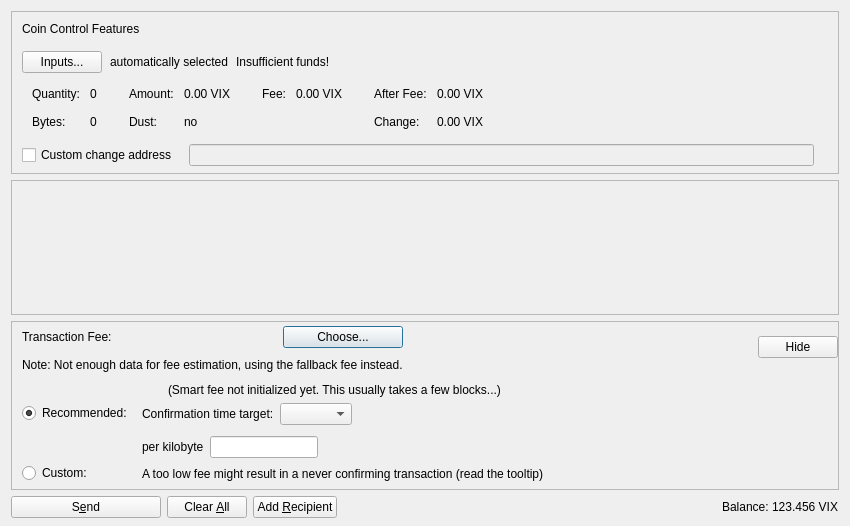
<?xml version="1.0" encoding="UTF-8"?>
<ui version="4.0">
 <class>SendCoinsDialog</class>
 <widget class="QDialog" name="SendCoinsDialog">
  <property name="geometry">
   <rect>
    <x>0</x>
    <y>0</y>
    <width>850</width>
    <height>526</height>
   </rect>
  </property>
  <property name="windowTitle">
   <string>Send Coins</string>
  </property>
  <layout class="QVBoxLayout" name="verticalLayout" stretch="0,1,0,0">
   <property name="bottomMargin">
    <number>8</number>
   </property>
   <item>
    <widget class="QFrame" name="frameCoinControl">
     <property name="sizePolicy">
      <sizepolicy hsizetype="Expanding" vsizetype="Expanding">
       <horstretch>0</horstretch>
       <verstretch>0</verstretch>
      </sizepolicy>
     </property>
     <property name="maximumSize">
      <size>
       <width>16777215</width>
       <height>16777215</height>
      </size>
     </property>
     <property name="frameShape">
      <enum>QFrame::StyledPanel</enum>
     </property>
     <property name="frameShadow">
      <enum>QFrame::Sunken</enum>
     </property>
     <layout class="QVBoxLayout" name="verticalLayoutCoinControl2">
      <property name="spacing">
       <number>0</number>
      </property>
      <property name="leftMargin">
       <number>0</number>
      </property>
      <property name="topMargin">
       <number>0</number>
      </property>
      <property name="rightMargin">
       <number>0</number>
      </property>
      <property name="bottomMargin">
       <number>6</number>
      </property>
      <item>
       <layout class="QVBoxLayout" name="verticalLayoutCoinControl" stretch="0,0,0,0,1">
        <property name="spacing">
         <number>0</number>
        </property>
        <property name="leftMargin">
         <number>10</number>
        </property>
        <property name="topMargin">
         <number>10</number>
        </property>
        <item>
         <layout class="QHBoxLayout" name="horizontalLayoutCoinControl1">
          <property name="bottomMargin">
           <number>15</number>
          </property>
          <item>
           <widget class="QLabel" name="labelCoinControlFeatures">
            <property name="sizePolicy">
             <sizepolicy hsizetype="Preferred" vsizetype="Maximum">
              <horstretch>0</horstretch>
              <verstretch>0</verstretch>
             </sizepolicy>
            </property>
            <property name="text">
             <string>Coin Control Features</string>
            </property>
           </widget>
          </item>
         </layout>
        </item>
        <item>
         <layout class="QHBoxLayout" name="horizontalLayoutCoinControl2" stretch="0,0,0,0">
          <property name="spacing">
           <number>8</number>
          </property>
          <property name="bottomMargin">
           <number>10</number>
          </property>
          <item>
           <widget class="QPushButton" name="pushButtonCoinControl">
            <property name="styleSheet">
             <string notr="true"/>
            </property>
            <property name="text">
             <string>Inputs...</string>
            </property>
            <property name="autoDefault">
             <bool>false</bool>
            </property>
           </widget>
          </item>
          <item>
           <widget class="QLabel" name="labelCoinControlAutomaticallySelected">
            <property name="text">
             <string>automatically selected</string>
            </property>
            <property name="margin">
             <number>5</number>
            </property>
           </widget>
          </item>
          <item>
           <widget class="QLabel" name="labelCoinControlInsuffFunds">
            <property name="text">
             <string>Insufficient funds!</string>
            </property>
            <property name="margin">
             <number>5</number>
            </property>
           </widget>
          </item>
          <item>
           <spacer name="horizontalSpacerCoinControl">
            <property name="orientation">
             <enum>Qt::Horizontal</enum>
            </property>
            <property name="sizeHint" stdset="0">
             <size>
              <width>40</width>
              <height>1</height>
             </size>
            </property>
           </spacer>
          </item>
         </layout>
        </item>
        <item>
         <widget class="QWidget" name="widgetCoinControl" native="true">
          <property name="sizePolicy">
           <sizepolicy hsizetype="Preferred" vsizetype="Preferred">
            <horstretch>0</horstretch>
            <verstretch>0</verstretch>
           </sizepolicy>
          </property>
          <property name="minimumSize">
           <size>
            <width>0</width>
            <height>0</height>
           </size>
          </property>
          <property name="styleSheet">
           <string notr="true"/>
          </property>
          <layout class="QHBoxLayout" name="horizontalLayoutCoinControl5">
           <property name="leftMargin">
            <number>0</number>
           </property>
           <property name="topMargin">
            <number>0</number>
           </property>
           <property name="rightMargin">
            <number>0</number>
           </property>
           <property name="bottomMargin">
            <number>0</number>
           </property>
           <item>
            <layout class="QHBoxLayout" name="horizontalLayoutCoinControl3" stretch="0,0,0,1">
             <property name="spacing">
              <number>20</number>
             </property>
             <property name="topMargin">
              <number>0</number>
             </property>
             <property name="bottomMargin">
              <number>10</number>
             </property>
             <item>
              <layout class="QFormLayout" name="formLayoutCoinControl1">
               <property name="horizontalSpacing">
                <number>10</number>
               </property>
               <property name="verticalSpacing">
                <number>14</number>
               </property>
               <property name="leftMargin">
                <number>10</number>
               </property>
               <property name="topMargin">
                <number>4</number>
               </property>
               <property name="rightMargin">
                <number>6</number>
               </property>
               <item row="0" column="0">
                <widget class="QLabel" name="labelCoinControlQuantityText">
                 <property name="text">
                  <string>Quantity:</string>
                 </property>
                 <property name="margin">
                  <number>0</number>
                 </property>
                </widget>
               </item>
               <item row="0" column="1">
                <widget class="QLabel" name="labelCoinControlQuantity">
                 <property name="cursor">
                  <cursorShape>IBeamCursor</cursorShape>
                 </property>
                 <property name="contextMenuPolicy">
                  <enum>Qt::ActionsContextMenu</enum>
                 </property>
                 <property name="text">
                  <string notr="true">0</string>
                 </property>
                 <property name="margin">
                  <number>0</number>
                 </property>
                 <property name="textInteractionFlags">
                  <set>Qt::LinksAccessibleByMouse|Qt::TextSelectableByKeyboard|Qt::TextSelectableByMouse</set>
                 </property>
                </widget>
               </item>
               <item row="1" column="0">
                <widget class="QLabel" name="labelCoinControlBytesText">
                 <property name="text">
                  <string>Bytes:</string>
                 </property>
                </widget>
               </item>
               <item row="1" column="1">
                <widget class="QLabel" name="labelCoinControlBytes">
                 <property name="cursor">
                  <cursorShape>IBeamCursor</cursorShape>
                 </property>
                 <property name="contextMenuPolicy">
                  <enum>Qt::ActionsContextMenu</enum>
                 </property>
                 <property name="text">
                  <string notr="true">0</string>
                 </property>
                 <property name="textInteractionFlags">
                  <set>Qt::LinksAccessibleByMouse|Qt::TextSelectableByKeyboard|Qt::TextSelectableByMouse</set>
                 </property>
                </widget>
               </item>
              </layout>
             </item>
             <item>
              <layout class="QFormLayout" name="formLayoutCoinControl2">
               <property name="horizontalSpacing">
                <number>10</number>
               </property>
               <property name="verticalSpacing">
                <number>14</number>
               </property>
               <property name="leftMargin">
                <number>6</number>
               </property>
               <property name="topMargin">
                <number>4</number>
               </property>
               <property name="rightMargin">
                <number>6</number>
               </property>
               <item row="0" column="0">
                <widget class="QLabel" name="labelCoinControlAmountText">
                 <property name="text">
                  <string>Amount:</string>
                 </property>
                 <property name="margin">
                  <number>0</number>
                 </property>
                </widget>
               </item>
               <item row="0" column="1">
                <widget class="QLabel" name="labelCoinControlAmount">
                 <property name="cursor">
                  <cursorShape>IBeamCursor</cursorShape>
                 </property>
                 <property name="contextMenuPolicy">
                  <enum>Qt::ActionsContextMenu</enum>
                 </property>
                 <property name="text">
                  <string notr="true">0.00 VIX</string>
                 </property>
                 <property name="textInteractionFlags">
                  <set>Qt::LinksAccessibleByMouse|Qt::TextSelectableByKeyboard|Qt::TextSelectableByMouse</set>
                 </property>
                </widget>
               </item>
               <item row="1" column="0">
                <widget class="QLabel" name="labelCoinControlLowOutputText">
                 <property name="text">
                  <string>Dust:</string>
                 </property>
                </widget>
               </item>
               <item row="1" column="1">
                <widget class="QLabel" name="labelCoinControlLowOutput">
                 <property name="cursor">
                  <cursorShape>IBeamCursor</cursorShape>
                 </property>
                 <property name="contextMenuPolicy">
                  <enum>Qt::ActionsContextMenu</enum>
                 </property>
                 <property name="text">
                  <string notr="true">no</string>
                 </property>
                 <property name="textInteractionFlags">
                  <set>Qt::LinksAccessibleByMouse|Qt::TextSelectableByKeyboard|Qt::TextSelectableByMouse</set>
                 </property>
                </widget>
               </item>
              </layout>
             </item>
             <item>
              <layout class="QFormLayout" name="formLayoutCoinControl3">
               <property name="horizontalSpacing">
                <number>10</number>
               </property>
               <property name="verticalSpacing">
                <number>14</number>
               </property>
               <property name="leftMargin">
                <number>6</number>
               </property>
               <property name="topMargin">
                <number>4</number>
               </property>
               <property name="rightMargin">
                <number>6</number>
               </property>
               <item row="0" column="0">
                <widget class="QLabel" name="labelCoinControlFeeText">
                 <property name="text">
                  <string>Fee:</string>
                 </property>
                 <property name="margin">
                  <number>0</number>
                 </property>
                </widget>
               </item>
               <item row="0" column="1">
                <widget class="QLabel" name="labelCoinControlFee">
                 <property name="cursor">
                  <cursorShape>IBeamCursor</cursorShape>
                 </property>
                 <property name="contextMenuPolicy">
                  <enum>Qt::ActionsContextMenu</enum>
                 </property>
                 <property name="text">
                  <string notr="true">0.00 VIX</string>
                 </property>
                 <property name="textInteractionFlags">
                  <set>Qt::LinksAccessibleByMouse|Qt::TextSelectableByKeyboard|Qt::TextSelectableByMouse</set>
                 </property>
                </widget>
               </item>
              </layout>
             </item>
             <item>
              <layout class="QFormLayout" name="formLayoutCoinControl4">
               <property name="horizontalSpacing">
                <number>10</number>
               </property>
               <property name="verticalSpacing">
                <number>14</number>
               </property>
               <property name="leftMargin">
                <number>6</number>
               </property>
               <property name="topMargin">
                <number>4</number>
               </property>
               <property name="rightMargin">
                <number>6</number>
               </property>
               <item row="0" column="0">
                <widget class="QLabel" name="labelCoinControlAfterFeeText">
                 <property name="text">
                  <string>After Fee:</string>
                 </property>
                 <property name="margin">
                  <number>0</number>
                 </property>
                </widget>
               </item>
               <item row="0" column="1">
                <widget class="QLabel" name="labelCoinControlAfterFee">
                 <property name="cursor">
                  <cursorShape>IBeamCursor</cursorShape>
                 </property>
                 <property name="contextMenuPolicy">
                  <enum>Qt::ActionsContextMenu</enum>
                 </property>
                 <property name="text">
                  <string notr="true">0.00 VIX</string>
                 </property>
                 <property name="textInteractionFlags">
                  <set>Qt::LinksAccessibleByMouse|Qt::TextSelectableByKeyboard|Qt::TextSelectableByMouse</set>
                 </property>
                </widget>
               </item>
               <item row="1" column="0">
                <widget class="QLabel" name="labelCoinControlChangeText">
                 <property name="text">
                  <string>Change:</string>
                 </property>
                </widget>
               </item>
               <item row="1" column="1">
                <widget class="QLabel" name="labelCoinControlChange">
                 <property name="cursor">
                  <cursorShape>IBeamCursor</cursorShape>
                 </property>
                 <property name="contextMenuPolicy">
                  <enum>Qt::ActionsContextMenu</enum>
                 </property>
                 <property name="text">
                  <string notr="true">0.00 VIX</string>
                 </property>
                 <property name="textInteractionFlags">
                  <set>Qt::LinksAccessibleByMouse|Qt::TextSelectableByKeyboard|Qt::TextSelectableByMouse</set>
                 </property>
                </widget>
               </item>
              </layout>
             </item>
            </layout>
           </item>
          </layout>
         </widget>
        </item>
        <item>
         <layout class="QHBoxLayout" name="horizontalLayoutCoinControl4" stretch="0,0,0">
          <property name="spacing">
           <number>12</number>
          </property>
          <property name="sizeConstraint">
           <enum>QLayout::SetDefaultConstraint</enum>
          </property>
          <property name="topMargin">
           <number>5</number>
          </property>
          <property name="rightMargin">
           <number>5</number>
          </property>
          <item>
           <widget class="QCheckBox" name="checkBoxCoinControlChange">
            <property name="toolTip">
             <string>If this is activated, but the change address is empty or invalid, change will be sent to a newly generated address.</string>
            </property>
            <property name="text">
             <string>Custom change address</string>
            </property>
           </widget>
          </item>
          <item>
           <widget class="QValidatedLineEdit" name="lineEditCoinControlChange">
            <property name="enabled">
             <bool>false</bool>
            </property>
            <property name="sizePolicy">
             <sizepolicy hsizetype="Expanding" vsizetype="Fixed">
              <horstretch>0</horstretch>
              <verstretch>0</verstretch>
             </sizepolicy>
            </property>
           </widget>
          </item>
          <item>
           <widget class="QLabel" name="labelCoinControlChangeLabel">
            <property name="sizePolicy">
             <sizepolicy hsizetype="Preferred" vsizetype="Expanding">
              <horstretch>0</horstretch>
              <verstretch>0</verstretch>
             </sizepolicy>
            </property>
            <property name="minimumSize">
             <size>
              <width>0</width>
              <height>0</height>
             </size>
            </property>
            <property name="text">
             <string/>
            </property>
            <property name="margin">
             <number>3</number>
            </property>
           </widget>
          </item>
         </layout>
        </item>
        <item>
         <spacer name="verticalSpacerCoinControl">
          <property name="orientation">
           <enum>Qt::Vertical</enum>
          </property>
          <property name="sizeHint" stdset="0">
           <size>
            <width>800</width>
            <height>1</height>
           </size>
          </property>
         </spacer>
        </item>
       </layout>
      </item>
     </layout>
    </widget>
   </item>
   <item>
    <widget class="QScrollArea" name="scrollArea">
     <property name="widgetResizable">
      <bool>true</bool>
     </property>
     <widget class="QWidget" name="scrollAreaWidgetContents">
      <property name="geometry">
       <rect>
        <x>0</x>
        <y>0</y>
        <width>830</width>
        <height>104</height>
       </rect>
      </property>
      <layout class="QVBoxLayout" name="verticalLayout_2" stretch="0,1">
       <property name="leftMargin">
        <number>0</number>
       </property>
       <property name="topMargin">
        <number>0</number>
       </property>
       <property name="rightMargin">
        <number>0</number>
       </property>
       <property name="bottomMargin">
        <number>0</number>
       </property>
       <item>
        <layout class="QVBoxLayout" name="entries">
         <property name="spacing">
          <number>6</number>
         </property>
        </layout>
       </item>
       <item>
        <spacer name="verticalSpacer">
         <property name="orientation">
          <enum>Qt::Vertical</enum>
         </property>
         <property name="sizeHint" stdset="0">
          <size>
           <width>20</width>
           <height>40</height>
          </size>
         </property>
        </spacer>
       </item>
      </layout>
     </widget>
    </widget>
   </item>
   <item>
    <widget class="QFrame" name="frameFee">
     <property name="sizePolicy">
      <sizepolicy hsizetype="Expanding" vsizetype="Expanding">
       <horstretch>0</horstretch>
       <verstretch>0</verstretch>
      </sizepolicy>
     </property>
     <property name="maximumSize">
      <size>
       <width>16777215</width>
       <height>16777215</height>
      </size>
     </property>
     <property name="frameShape">
      <enum>QFrame::StyledPanel</enum>
     </property>
     <property name="frameShadow">
      <enum>QFrame::Sunken</enum>
     </property>
     <layout class="QVBoxLayout" name="verticalLayoutFee1">
      <property name="spacing">
       <number>0</number>
      </property>
      <property name="leftMargin">
       <number>0</number>
      </property>
      <property name="topMargin">
       <number>0</number>
      </property>
      <property name="rightMargin">
       <number>0</number>
      </property>
      <property name="bottomMargin">
       <number>0</number>
      </property>
      <item>
       <layout class="QVBoxLayout" name="verticalLayoutFee2" stretch="0,0,0">
        <property name="spacing">
         <number>0</number>
        </property>
        <property name="leftMargin">
         <number>10</number>
        </property>
        <property name="topMargin">
         <number>0</number>
        </property>
        <item>
         <layout class="QHBoxLayout" name="horizontalLayoutFee1">
          <property name="bottomMargin">
           <number>0</number>
          </property>
          <item>
           <layout class="QVBoxLayout" name="verticalLayoutFee7">
            <property name="spacing">
             <number>0</number>
            </property>
            <item>
             <spacer name="verticalSpacerSmartFee">
              <property name="orientation">
               <enum>Qt::Vertical</enum>
              </property>
              <property name="sizeType">
               <enum>QSizePolicy::Fixed</enum>
              </property>
              <property name="sizeHint" stdset="0">
               <size>
                <width>1</width>
                <height>4</height>
               </size>
              </property>
             </spacer>
            </item>
            <item>
             <layout class="QHBoxLayout" name="horizontalLayoutSmartFee">
              <property name="spacing">
               <number>10</number>
              </property>
              <item>
               <widget class="QLabel" name="labelFeeHeadline">
                <property name="sizePolicy">
                 <sizepolicy hsizetype="Preferred" vsizetype="Maximum">
                  <horstretch>0</horstretch>
                  <verstretch>0</verstretch>
                 </sizepolicy>
                </property>
                <property name="text">
                 <string>Transaction Fee:</string>
                </property>
               </widget>
              </item>
              <item>
               <widget class="QLabel" name="labelFeeMinimized">
                <property name="text">
                 <string/>
                </property>
               </widget>
              </item>
              <item>
               <widget class="QPushButton" name="buttonChooseFee">
                <property name="text">
                 <string>Choose...</string>
                </property>
               </widget>
              </item>
             </layout>
            </item>
            <item>
             <spacer name="verticalSpacer_7">
              <property name="orientation">
               <enum>Qt::Vertical</enum>
              </property>
              <property name="sizeHint" stdset="0">
               <size>
                <width>1</width>
                <height>10</height>
               </size>
              </property>
             </spacer>
            </item>
            <item>
             <widget class="QLabel" name="fallbackFeeWarningLabel">
              <property name="toolTip">
               <string>Using the fallbackfee can result in sending a transaction that will take several hours or days (or never) to confirm. Consider choosing your fee manually or wait until you have validated the complete chain.</string>
              </property>
              <property name="text">
               <string>Note: Not enough data for fee estimation, using the fallback fee instead.</string>
              </property>
              <property name="wordWrap">
               <bool>false</bool>
              </property>
             </widget>
            </item>
            <item>
             <spacer name="verticalSpacer_5">
              <property name="orientation">
               <enum>Qt::Vertical</enum>
              </property>
              <property name="sizeHint" stdset="0">
               <size>
                <width>1</width>
                <height>1</height>
               </size>
              </property>
             </spacer>
            </item>
           </layout>
          </item>
          <item>
           <spacer name="horizontalSpacer_4">
            <property name="orientation">
             <enum>Qt::Horizontal</enum>
            </property>
            <property name="sizeHint" stdset="0">
             <size>
              <width>1</width>
              <height>1</height>
             </size>
            </property>
           </spacer>
          </item>
          <item>
           <widget class="QPushButton" name="buttonMinimizeFee">
            <property name="toolTip">
             <string>Hide transaction fee settings</string>
            </property>
            <property name="text">
             <string>Hide</string>
            </property>
           </widget>
          </item>
         </layout>
        </item>
        <item>
         <widget class="QFrame" name="frameFeeSelection">
          <layout class="QVBoxLayout" name="verticalLayoutFee12">
           <property name="spacing">
            <number>0</number>
           </property>
           <property name="leftMargin">
            <number>0</number>
           </property>
           <property name="topMargin">
            <number>0</number>
           </property>
           <property name="rightMargin">
            <number>0</number>
           </property>
           <property name="bottomMargin">
            <number>0</number>
           </property>
           <item>
            <layout class="QGridLayout" name="gridLayoutFee">
             <property name="topMargin">
              <number>10</number>
             </property>
             <property name="bottomMargin">
              <number>4</number>
             </property>
             <property name="horizontalSpacing">
              <number>10</number>
             </property>
             <property name="verticalSpacing">
              <number>4</number>
             </property>
             <item row="1" column="1">
              <layout class="QVBoxLayout" name="verticalLayoutFee8">
               <property name="spacing">
                <number>6</number>
               </property>
               <property name="topMargin">
                <number>3</number>
               </property>
               <item>
                <layout class="QHBoxLayout" name="horizontalLayoutFee13" stretch="0,0,1">
                 <item>
                  <widget class="QLabel" name="labelCustomPerKilobyte">
                   <property name="toolTip">
                    <string>If the custom fee is set to 1000 VIXELCOIN and the transaction is only 250 bytes, then &quot;per kilobyte&quot; only pays 250 VIXELCOIN in fee,&lt;br /&gt;while &quot;at least&quot; pays 1000 VIXELCOIN. For transactions bigger than a kilobyte both pay by kilobyte.</string>
                   </property>
                   <property name="text">
                    <string>per kilobyte</string>
                   </property>
                  </widget>
                 </item>
                 <item>
                  <widget class="BitcoinAmountField" name="customFee"/>
                 </item>
                 <item>
                  <spacer name="horizontalSpacer_6">
                   <property name="orientation">
                    <enum>Qt::Horizontal</enum>
                   </property>
                   <property name="sizeHint" stdset="0">
                    <size>
                     <width>1</width>
                     <height>1</height>
                    </size>
                   </property>
                  </spacer>
                 </item>
                </layout>
               </item>
               <item>
                <layout class="QHBoxLayout" name="horizontalLayoutFee8">
                 <item>
                  <widget class="QLabel" name="labelCustomFeeWarning">
                   <property name="enabled">
                    <bool>true</bool>
                   </property>
                   <property name="toolTip">
                    <string>When there is less transaction volume than space in the blocks, miners as well as relaying nodes may enforce a minimum fee. Paying only this minimum fee is just fine, but be aware that this can result in a never confirming transaction once there is more demand for vixel transactions than the network can process.</string>
                   </property>
                   <property name="text">
                    <string>A too low fee might result in a never confirming transaction (read the tooltip)</string>
                   </property>
                  </widget>
                 </item>
                 <item>
                  <spacer name="horizontalSpacer_2">
                   <property name="orientation">
                    <enum>Qt::Horizontal</enum>
                   </property>
                   <property name="sizeHint" stdset="0">
                    <size>
                     <width>1</width>
                     <height>1</height>
                    </size>
                   </property>
                  </spacer>
                 </item>
                </layout>
               </item>
              </layout>
             </item>
             <item row="0" column="0">
              <layout class="QVBoxLayout" name="verticalLayoutFee4" stretch="0,1">
               <property name="topMargin">
                <number>20</number>
               </property>
               <property name="bottomMargin">
                <number>3</number>
               </property>
               <item>
                <widget class="QRadioButton" name="radioSmartFee">
                 <property name="text">
                  <string>Recommended:</string>
                 </property>
                 <property name="checked">
                  <bool>true</bool>
                 </property>
                 <attribute name="buttonGroup">
                  <string notr="true">groupFee</string>
                 </attribute>
                </widget>
               </item>
               <item>
                <spacer name="verticalSpacer_2">
                 <property name="orientation">
                  <enum>Qt::Vertical</enum>
                 </property>
                 <property name="sizeHint" stdset="0">
                  <size>
                   <width>1</width>
                   <height>1</height>
                  </size>
                 </property>
                </spacer>
               </item>
              </layout>
             </item>
             <item row="1" column="0">
              <layout class="QVBoxLayout" name="verticalLayoutFee9" stretch="0,1">
               <property name="topMargin">
                <number>30</number>
               </property>
               <item>
                <widget class="QRadioButton" name="radioCustomFee">
                 <property name="text">
                  <string>Custom:</string>
                 </property>
                 <attribute name="buttonGroup">
                  <string notr="true">groupFee</string>
                 </attribute>
                </widget>
               </item>
               <item>
                <spacer name="verticalSpacer_6">
                 <property name="orientation">
                  <enum>Qt::Vertical</enum>
                 </property>
                 <property name="sizeHint" stdset="0">
                  <size>
                   <width>1</width>
                   <height>1</height>
                  </size>
                 </property>
                </spacer>
               </item>
              </layout>
             </item>
             <item row="0" column="1">
              <layout class="QVBoxLayout" name="verticalLayoutFee3" stretch="0,0,1">
               <property name="spacing">
                <number>6</number>
               </property>
               <property name="topMargin">
                <number>0</number>
               </property>
               <property name="bottomMargin">
                <number>3</number>
               </property>
               <item>
                <layout class="QHBoxLayout" name="horizontalLayoutFee12">
                 <item>
                  <widget class="QLabel" name="labelSmartFee">
                   <property name="text">
                    <string/>
                   </property>
                  </widget>
                 </item>
                 <item>
                  <widget class="QLabel" name="labelFeeEstimation">
                   <property name="text">
                    <string/>
                   </property>
                  </widget>
                 </item>
                 <item>
                  <widget class="QLabel" name="labelSmartFee2">
                   <property name="text">
                    <string>(Smart fee not initialized yet. This usually takes a few blocks...)</string>
                   </property>
                  </widget>
                 </item>
                 <item>
                  <spacer name="horizontalSpacer_5">
                   <property name="orientation">
                    <enum>Qt::Horizontal</enum>
                   </property>
                   <property name="sizeHint" stdset="0">
                    <size>
                     <width>1</width>
                     <height>1</height>
                    </size>
                   </property>
                  </spacer>
                 </item>
                </layout>
               </item>
               <item>
                <layout class="QHBoxLayout" name="horizontalLayoutFee9">
                 <item>
                  <layout class="QVBoxLayout" name="verticalLayoutFee6">
                   <item>
                    <widget class="QLabel" name="labelSmartFee3">
                     <property name="text">
                      <string>Confirmation time target:</string>
                     </property>
                    </widget>
                   </item>
                  </layout>
                 </item>
                 <item>
                  <layout class="QVBoxLayout" name="verticalLayoutFee5">
                   <property name="rightMargin">
                    <number>30</number>
                   </property>
                   <item>
                    <layout class="QHBoxLayout" name="horizontalLayoutConfTarget">
                     <property name="bottomMargin">
                      <number>0</number>
                     </property>
                     <item>
                      <widget class="QComboBox" name="confTargetSelector"/>
                     </item>
                     <item>
                      <spacer name="horizontalSpacerConfTarget">
                       <property name="orientation">
                        <enum>Qt::Horizontal</enum>
                       </property>
                       <property name="sizeHint" stdset="0">
                        <size>
                         <width>40</width>
                         <height>20</height>
                        </size>
                       </property>
                      </spacer>
                     </item>
                    </layout>
                   </item>
                  </layout>
                 </item>
                </layout>
               </item>
               <item>
                <spacer name="verticalSpacer_4">
                 <property name="orientation">
                  <enum>Qt::Vertical</enum>
                 </property>
                 <property name="sizeHint" stdset="0">
                  <size>
                   <width>1</width>
                   <height>1</height>
                  </size>
                 </property>
                </spacer>
               </item>
              </layout>
             </item>
            </layout>
           </item>
          </layout>
         </widget>
        </item>
        <item>
         <spacer name="verticalSpacerFee">
          <property name="orientation">
           <enum>Qt::Vertical</enum>
          </property>
          <property name="sizeHint" stdset="0">
           <size>
            <width>800</width>
            <height>1</height>
           </size>
          </property>
         </spacer>
        </item>
       </layout>
      </item>
     </layout>
    </widget>
   </item>
   <item>
    <layout class="QHBoxLayout" name="horizontalLayout">
     <item>
      <widget class="QPushButton" name="sendButton">
       <property name="minimumSize">
        <size>
         <width>150</width>
         <height>0</height>
        </size>
       </property>
       <property name="toolTip">
        <string>Confirm the send action</string>
       </property>
       <property name="text">
        <string>S&amp;end</string>
       </property>
       <property name="autoDefault">
        <bool>false</bool>
       </property>
       <property name="default">
        <bool>false</bool>
       </property>
      </widget>
     </item>
     <item>
      <widget class="QPushButton" name="clearButton">
       <property name="sizePolicy">
        <sizepolicy hsizetype="Minimum" vsizetype="Fixed">
         <horstretch>0</horstretch>
         <verstretch>0</verstretch>
        </sizepolicy>
       </property>
       <property name="toolTip">
        <string>Clear all fields of the form.</string>
       </property>
       <property name="text">
        <string>Clear &amp;All</string>
       </property>
       <property name="autoDefault">
        <bool>false</bool>
       </property>
      </widget>
     </item>
     <item>
      <widget class="QPushButton" name="addButton">
       <property name="toolTip">
        <string>Send to multiple recipients at once</string>
       </property>
       <property name="text">
        <string>Add &amp;Recipient</string>
       </property>
       <property name="autoDefault">
        <bool>false</bool>
       </property>
      </widget>
     </item>
     <item>
      <spacer name="horizontalSpacer">
       <property name="orientation">
        <enum>Qt::Horizontal</enum>
       </property>
       <property name="sizeHint" stdset="0">
        <size>
         <width>40</width>
         <height>20</height>
        </size>
       </property>
      </spacer>
     </item>
     <item>
      <layout class="QHBoxLayout" name="horizontalLayout_2">
       <property name="spacing">
        <number>3</number>
       </property>
       <item>
        <widget class="QLabel" name="labelBalanceName">
         <property name="text">
          <string>Balance:</string>
         </property>
        </widget>
       </item>
       <item>
        <widget class="QLabel" name="labelBalance">
         <property name="sizePolicy">
          <sizepolicy hsizetype="Preferred" vsizetype="Preferred">
           <horstretch>0</horstretch>
           <verstretch>0</verstretch>
          </sizepolicy>
         </property>
         <property name="cursor">
          <cursorShape>IBeamCursor</cursorShape>
         </property>
         <property name="text">
          <string notr="true">123.456 VIX</string>
         </property>
         <property name="textInteractionFlags">
          <set>Qt::LinksAccessibleByMouse|Qt::TextSelectableByKeyboard|Qt::TextSelectableByMouse</set>
         </property>
        </widget>
       </item>
      </layout>
     </item>
    </layout>
   </item>
  </layout>
 </widget>
 <customwidgets>
  <customwidget>
   <class>QValidatedLineEdit</class>
   <extends>QLineEdit</extends>
   <header>qt/qvalidatedlineedit.h</header>
  </customwidget>
  <customwidget>
   <class>BitcoinAmountField</class>
   <extends>QLineEdit</extends>
   <header>qt/bitcoinamountfield.h</header>
   <container>1</container>
  </customwidget>
 </customwidgets>
 <resources>
  <include location="../vixel.qrc"/>
 </resources>
 <connections/>
 <buttongroups>
  <buttongroup name="groupFee"/>
 </buttongroups>
</ui>
